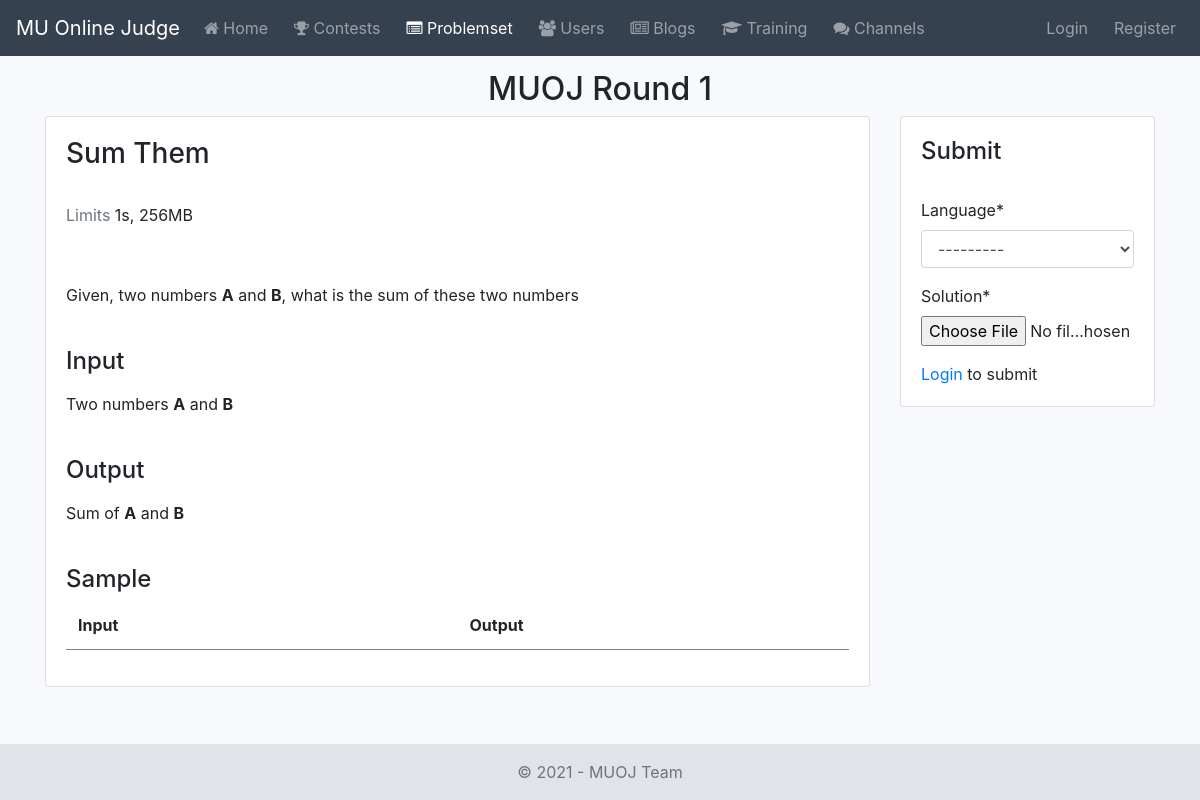
Screenshot of /contests/1/problems/1 with the database file from the repository.
### contest/models.py (models this page shows, shortened)
class Contest(AbstractBaseModel):
    title = models.CharField(verbose_name=_('Title'), max_length=200)
    description = RichTextField(verbose_name=_('Description'), blank=True)
    start_time = models.DateTimeField(verbose_name=_('Start Time'))
    duration = models.DurationField(verbose_name=_('Duration'))
    openness = models.BooleanField(verbose_name=_('Openness'), default=False)
    is_rated = models.BooleanField(verbose_name=_('Is Rated'), default=False)
    rating_applied = models.BooleanField(verbose_name=_('Rating Applied?'), default=False)
    problem_ids = models.JSONField(verbose_name=_('Problem Ids'), default=list)
    problem_scores = models.JSONField(verbose_name=_('Problem Scores'), default=list)
    """
    Standings Format
    [
        {
            'id': 23,
            'username': 'Farhan_Meb',
            'rank': 1400,
            'total_score': 300,
            'scores_per_problem': [100, 200]
        },
        {
            'id': 24,
            'username': 'Decayed',
            'rank': 1200,
            'total_score': 200,
            'scores_per_problem': [0, 200]
        }
    ]
    """
    standings = models.JSONField(verbose_name=_('Standings'), default=list, blank=True)
    author = models.ForeignKey(
        verbose_name=_('Author'),
        to=User,
        related_name='contests',
        on_delete=models.SET_NULL,
        null=True
    )
    contestants = models.ManyToManyField(
        verbose_name=_('Contestants'),
        to=User,
        related_name='contestants',
        blank=True
    )
    objects = ContestManager()
    class Meta:
        verbose_name = _('Contest')
        verbose_name_plural = _('Contests')
        ordering = ['-id']
    @property
    def state(self):
        if self in Contest.objects.running_contests():
            return 'Running'
        elif self in Contest.objects.past_contests():
            return 'Finished'
        return 'Upcoming'

### problemset/models.py (models this page shows, shortened)
class Problem(AbstractBaseModel):
    name = models.CharField(verbose_name=_('Name'), max_length=100)
    statement = RichTextField(verbose_name=_('Statement'))
    input_section = RichTextField(verbose_name=_('Input Section'))
    output_section = RichTextField(verbose_name=_('Output Section'))
    editorial = RichTextField(verbose_name=_('Editorial'))
    solution = models.FileField(verbose_name=_('Solution'))
    solution_language = models.ForeignKey(verbose_name=_('Language'), to=Language, on_delete=models.CASCADE)
    author = models.ForeignKey(to=User, on_delete=models.SET_NULL, null=True)
    is_protected = models.BooleanField(verbose_name=_('Is Protected'), default=0)
    time_limit = models.IntegerField(verbose_name=_('Time Limit'), default=1)
    memory_limit = models.PositiveIntegerField(verbose_name=_('Memory Limit'), default=256)
    objects = ProblemManager()
    class Meta:
        verbose_name = _('Problem')
        verbose_name_plural = _('Problems')
        ordering = ['-id']

### contest/views.py (the view)
# urls.py: path('<int:contest_id>/problems/<int:pk>', ContestProblemDetails.as_view(), name='contest-problem-details'),
class ContestProblemDetails(ContestantPassesTestMixin, DetailView):
    model = Problem
    template_name = 'contest/contest_problem_details.html'
    context_object_name = 'problem'
    def get_context_data(self, **kwargs):
        context = super().get_context_data(**kwargs)
        context.update({
            'problemset_nav': 'active',
            'contest': self.get_contest(),
            'submission_form': SubmissionForm(),
            'testcases': self.get_object().testcases.filter(is_sample=True)
        })
        return context

### contest/forms.py
class SubmissionForm(forms.ModelForm):
    class Meta:
        model = Submission
        fields = ['solution_language', 'solution']

### contest/managers.py (called while the page is built)
    def running_contests(self, username=None):
        return self.annotate(
            end_time=ExpressionWrapper(
                F('start_time') + F('duration'),
                output_field=models.DateTimeField()
            ),
            is_registered=Count(
                'contestants',
                filter=(Q(contestants__username=username))
            )
        ).filter(
            start_time__lte=timezone.now(),
            end_time__gte=timezone.now()
        )

    def past_contests(self):
        return self.annotate(
            end_time=ExpressionWrapper(
                F('start_time') + F('duration'),
                output_field=models.DateTimeField()
            )
        ).filter(
            end_time__lt=timezone.now()
        )

### contest/mixins.py (called while the page is built)
    def get_contest(self):
        if self.contest:
            return self.contest
        kwargs = getattr(self, 'kwargs', {})
        self.contest = get_object_or_404(Contest, id=kwargs.get('contest_id'))
        return self.contest

    def test_func(self):
        request = getattr(self, 'request')
        contest = self.get_contest()
        state = contest.state
        if request.user == contest.author:
            return True
        return state == 'Finished' or (state == 'Running' and request.user in contest.contestants.all())

### problemset/models.py (called while the page is built)
    def __str__(self):
        return self.name

### contest/templates/contest/contest_problem_details.html (shortened to what this page needs)
{% extends 'contest/base.html' %}
{% load crispy_forms_tags %}
{% block content %}
    <h2 class="text-center"> {{ contest.title }} </h2>
    <div class="row">
        <div class="col-sm-9">
            <div class="card">
                <div class="card-body">
                    <h3> {{ problem.name }} </h3>
                    <br />
                    <p>
                        <span class="text-muted"> Limits </span> {{ problem.time_limit }}s, {{ problem.memory_limit }}MB
                    </p>
                    <br />
                    <p> {{ problem.statement|safe|linebreaks }} </p>
                    <br />
                    <h4> Input </h4>
                    <p> {{ problem.input_section|safe|linebreaks }} </p>
                    <br />
                    <h4> Output </h4>
                    <p> {{ problem.output_section|safe|linebreaks }} </p>
                    <br />
                    <h4> Sample </h4>
                    <table class="table table-borderless">
                        <thead>
                            <tr style="border-bottom: 1px solid grey">
                                <th width="50%"> Input </th>
                                <th width="50%"> Output </th>
                            </tr>
                        </thead>
                    </table>
                </div>
            </div>
        </div>
        <div class="col-sm-3">
            <div class="card">
                <div class="card-body">
                    <h4> Submit </h4>
                    <br />
                    <form method="POST" action="{% url 'contest:contest-submission' contest.id problem.id %}" enctype="multipart/form-data">
                        {{ submission_form|crispy }}
                        {% if user.is_authenticated %}
                            <div class="form-group">
                                <button class="btn btn-sm btn-primary" type="submit"> Submit </button>
                            </div>
                        {% else %}
                            <a href="{% url 'login' %}"> Login </a> to submit
                        {% endif %}
                        <br>
                    </form>
                </div>
            </div>
            <br>
        </div>
    </div>
{% endblock %}

### static_local/core/css/base.css (style rules this page uses)
* { list-style: none; margin: 0; padding: 0; box-sizing: border-box; }
.bg-light-blue { background-color: #f7f9fc; }

### rows the page displays
Contest: title "MUOJ Round 1"
Problem: name "Sum Them", time_limit "1", memory_limit "256", statement "Given, two numbers A and B , what is the sum of these two numbers", input_section "Two numbers A and B", output_section "Sum of A and B"
